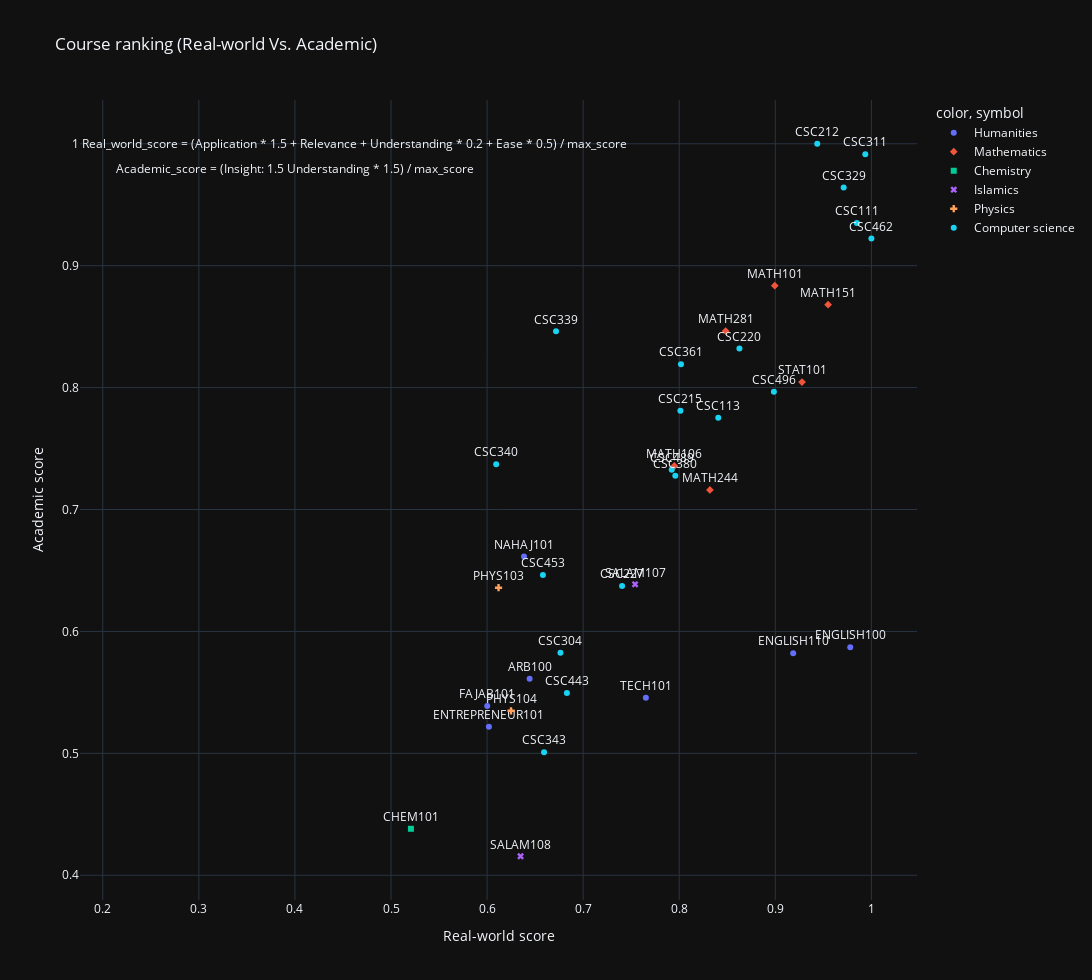

This figure's notebook cell:
### Code cell
sorted_categories = course_to_category(weighted_scores.index)
fig_weighted_scores = px.scatter(weighted_scores, x="Real-world score", y="Academic score", color=sorted_categories, symbol=sorted_categories, title="Course ranking (Real-world Vs. Academic)",
                hover_name=course_info_df.Description, text=weighted_scores.index)

remove_double_naming_in_legend(fig_weighted_scores)

fig_weighted_scores.update_traces(textposition="top center")
fig_weighted_scores.update_layout(height=980, width=1920)
fig_weighted_scores.add_annotation(
    x=.4, y=.98,
    text="Academic_score = (Insight: 1.5 Understanding * 1.5) / max_score",
    showarrow=False
)
fig_weighted_scores.add_annotation(
    x=.462, y=1,
    text="Real_world_score = (Application * 1.5 + Relevance + Understanding * 0.2 + Ease * 0.5) / max_score",
    showarrow=False
)

name = "Course ranking (Real-world Vs. Academic)"
fig_weighted_scores.write_image(f"images/{name}.png")
name_to_figure.update({name: fig_weighted_scores})
fig_weighted_scores

### Figure 1 — Plotly figure (JSON) as saved in the notebook; plotly's stock layout.template omitted (floating-point values rounded to 4 significant figures)
{"data": [{"hovertemplate": "<b>%{hovertext}</b><br><br>color=Humanities<br>symbol=Humanities<br>Real-world score=%{x}<br>Academic score=%{y}<br>index=%{text}<extra></extra>", "hovertext": ["English 100", "Arabic 100", "Tech 140 - Computer Skills", "Entrepreneurship 101", "Fajab 101 - Health and Stuff", "Nahaj 101 - University Skills", "English 110"], "legendgroup": "Humanities, Humanities", "marker": {"color": "#636efa", "symbol": "circle"}, "mode": "markers+text", "name": "Humanities", "orientation": "v", "showlegend": true, "text": ["ENGLISH100", "ARB100", "TECH101", "ENTREPRENEUR101", "FAJAB101", "NAHAJ101", "ENGLISH110"], "textposition": "top center", "type": "scatter", "x": [0.978, 0.6443, 0.7653, 0.6019, 0.6002, 0.6384, 0.9186], "xaxis": "x", "y": [0.5871, 0.5611, 0.5456, 0.5217, 0.5389, 0.6615, 0.5821], "yaxis": "y"}, {"hovertemplate": "<b>%{hovertext}</b><br><br>color=Mathematics<br>symbol=Mathematics<br>Real-world score=%{x}<br>Academic score=%{y}<br>index=%{text}<extra></extra>", "hovertext": ["Math 101 - Derivative Math", "Statistics 101", "Math 106 - Integral Math", "Math 151 - Discrete Math", "MATH 244 - Linear Algebra", "Math 281 - Combinatorial Math"], "legendgroup": "Mathematics, Mathematics", "marker": {"color": "#EF553B", "symbol": "diamond"}, "mode": "markers+text", "name": "Mathematics", "orientation": "v", "showlegend": true, "text": ["MATH101", "STAT101", "MATH106", "MATH151", "MATH244", "MATH281"], "textposition": "top center", "type": "scatter", "x": [0.8994, 0.9278, 0.7949, 0.955, 0.8319, 0.8483], "xaxis": "x", "y": [0.8836, 0.8045, 0.7357, 0.868, 0.716, 0.8464], "yaxis": "y"}, {"hovertemplate": "<b>%{hovertext}</b><br><br>color=Chemistry<br>symbol=Chemistry<br>Real-world score=%{x}<br>Academic score=%{y}<br>index=%{text}<extra></extra>", "hovertext": ["Chemistry 101 - Intro To Chemistry"], "legendgroup": "Chemistry, Chemistry", "marker": {"color": "#00cc96", "symbol": "square"}, "mode": "markers+text", "name": "Chemistry", "orientation": "v", "showlegend": true, "text": ["CHEM101"], "textposition": "top center", "type": "scatter", "x": [0.5207], "xaxis": "x", "y": [0.4381], "yaxis": "y"}, {"hovertemplate": "<b>%{hovertext}</b><br><br>color=Islamics<br>symbol=Islamics<br>Real-world score=%{x}<br>Academic score=%{y}<br>index=%{text}<extra></extra>", "hovertext": ["Salam 107 - Job Ethics", "Salam 108 - Modern Issues"], "legendgroup": "Islamics, Islamics", "marker": {"color": "#ab63fa", "symbol": "x"}, "mode": "markers+text", "name": "Islamics", "orientation": "v", "showlegend": true, "text": ["SALAM107", "SALAM108"], "textposition": "top center", "type": "scatter", "x": [0.754, 0.6348], "xaxis": "x", "y": [0.6386, 0.4156], "yaxis": "y"}, {"hovertemplate": "<b>%{hovertext}</b><br><br>color=Physics<br>symbol=Physics<br>Real-world score=%{x}<br>Academic score=%{y}<br>index=%{text}<extra></extra>", "hovertext": ["Physics 104 - Electrical Physics", "Physics 103 - Newtonian Physics"], "legendgroup": "Physics, Physics", "marker": {"color": "#FFA15A", "symbol": "cross"}, "mode": "markers+text", "name": "Physics", "orientation": "v", "showlegend": true, "text": ["PHYS104", "PHYS103"], "textposition": "top center", "type": "scatter", "x": [0.6249, 0.6119], "xaxis": "x", "y": [0.5349, 0.6359], "yaxis": "y"}, {"hovertemplate": "<b>%{hovertext}</b><br><br>color=Computer science<br>symbol=Computer science<br>Real-world score=%{x}<br>Academic score=%{y}<br>index=%{text}<extra></extra>", "hovertext": ["CSC 111 – Computer Programming-I (3-2-1)", "CSC 113 – Computer Programming-II (3-2-1)", "CSC 220 – Computer Organization (2-2-1)", "CSC 212 – Data Structures (3-0-1)", "CSC 215 – Procedural Programming With C (2-2-1)", "CSC 304 – Ethical Issues in Computing & Research Methods (3-0-1)", "CSC 380 – Introduction to Database Concepts (3-0-1)", "CSC 227 – Operating Systems (3-0-1)", "CSC 311 – Design and Analysis of Algorithms (3-0-1)", "CSC 339 – Theory of Computation (3-0-1)", "CSC 343 - Intro To Software Engineering", "CSC 361 – Artificial Intelligence (3-0-1)", "CSC 329 – Computer Networks (3-0-1)", "CSC 340 – Programming Languages and Compilation (3-0-1)", "CSC 453 - Parallel Processing (3-0-1)", "CSC 496 – Graduation Project-I (2-0-0)", "CSC 443 – IT/Software project management (3-0-1)", "CSC 462 – Machine Learning (3-0-1)", "CSC 489 - Selected Topics in Computer Science"], "legendgroup": "Computer science, Computer science", "marker": {"color": "#19d3f3", "symbol": "circle"}, "mode": "markers+text", "name": "Computer science", "orientation": "v", "showlegend": true, "text": ["CSC111", "CSC113", "CSC220", "CSC212", "CSC215", "CSC304", "CSC380", "CSC227", "CSC311", "CSC339", "CSC343", "CSC361", "CSC329", "CSC340", "CSC453", "CSC496", "CSC443", "CSC462", "CSC489"], "textposition": "top center", "type": "scatter", "x": [0.9848, 0.8406, 0.8626, 0.9436, 0.8012, 0.6764, 0.7959, 0.7405, 0.9937, 0.6717, 0.6593, 0.8018, 0.9711, 0.6095, 0.6581, 0.8985, 0.6831, 1, 0.7922], "xaxis": "x", "y": [0.935, 0.7753, 0.8321, 1, 0.781, 0.5824, 0.7277, 0.6372, 0.9914, 0.8461, 0.501, 0.8192, 0.9642, 0.7371, 0.6463, 0.7966, 0.5494, 0.9223, 0.7325], "yaxis": "y"}], "layout": {"annotations": [{"showarrow": false, "text": "Academic_score = (Insight: 1.5 Understanding * 1.5) / max_score", "x": 0.4, "y": 0.98}, {"showarrow": false, "text": "Real_world_score = (Application * 1.5 + Relevance + Understanding * 0.2 + Ease * 0.5) / max_score", "x": 0.462, "y": 1}], "height": 980, "legend": {"title": {"text": "color, symbol"}, "tracegroupgap": 0}, "title": {"text": "Course ranking (Real-world Vs. Academic)"}, "width": 1920, "xaxis": {"anchor": "y", "domain": [0, 1], "title": {"text": "Real-world score"}}, "yaxis": {"anchor": "x", "domain": [0, 1], "title": {"text": "Academic score"}}}}
